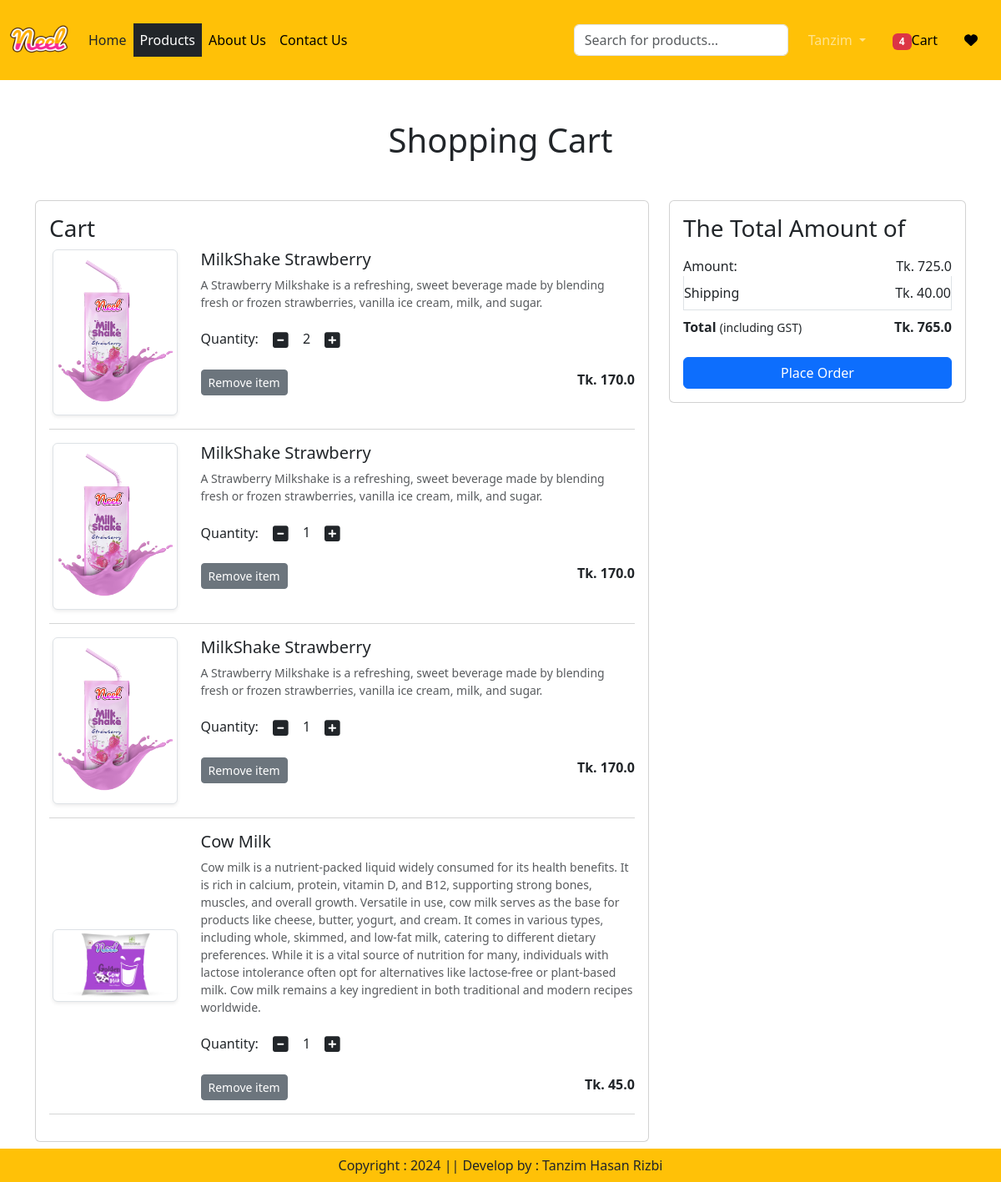
Page /cart/ (signed in) on the committed database.
### app/models.py (models this page shows, shortened)
class Cart(models.Model):
    user = models.ForeignKey(User,on_delete=models.CASCADE)
    product = models.ForeignKey(Product,on_delete=models.CASCADE,default=1)
    quantity = models.PositiveIntegerField(default=1)

class Product(models.Model):
    title = models.CharField(max_length=100)
    selling_price = models.FloatField()
    discounted_price = models.FloatField()
    description = models.TextField()
    composition = models.TextField(default='')
    prodapp = models.TextField(default='')
    category = models.CharField(choices=CATEGORY_CHOICES,max_length=2)
    product_image = models.ImageField(upload_to='product')

### app/views.py (the view)
# urls.py: path('cart/',views.show_cart, name='showcart'),
def show_cart(request):
    user = request.user
    cart = Cart.objects.filter(user=user)
    amount = 0
    for p in cart:
        value = p.quantity * p.product.discounted_price
        amount = amount + value
    totalamount = amount + 40.00
    totalitem = 0
    if request.user.is_authenticated:
        totalitem = len(Cart.objects.filter(user=request.user))
    return render(request,'addtocart.html',locals())

### template/addtocart.html (shortened to what this page needs)
{% extends 'index.html' %}
{% load static %}
{% block main-content %}
<div class="container my-5">
    <div class="row">
        {% if cart %}
        <h1 class="text-center mb-5">Shopping Cart</h1>
        <div class="col-sm-8">
            <div class="card">
                <div class="card-body">
                    <h3>Cart</h3>
                    {% for item in cart %}
                    <div class="row">
                        <div class="col-sm-3 text-center align-self-center">
                            <img src="{{ item.product.product_image.url }}" alt="" class="img-fluid img-thumbnail shadow-sm" height="150" width="150"/>
                        </div>
                        <div class="col-sm-9">
                            <div>
                                <h5>{{ item.product.title }}</h5>
                                <p class="mb-2 text-muted small">{{ item.product.description }}</p>
                                <div class="my-3">
                                    <label for="quantity">Quantity:</label>
                                    <a class="minus-cart btn" pid="{{ item.product.id }}">
                                        <i class="fas fa-minus-square fa-lg"></i>
                                    </a>
                                    <span id="quantity-{{ item.product.id }}">{{ item.quantity }}</span>
                                    <a class="plus-cart btn" pid="{{ item.product.id }}">
                                        <i class="fas fa-plus-square fa-lg"></i>
                                    </a>
                                </div>
                                <div class="d-flex justify-content-between">
                                    <a href="#" class="remove-cart btn btn-sm btn-secondary mr-3" pid="{{ item.product.id }}">Remove item</a>
                                    <p class="mb-0"><span><strong>Tk. {{ item.product.discounted_price }}</strong></span></p>
                                </div>
                            </div>
                        </div>
                    </div>
                    <hr class="text-muted">
                    {% endfor %}
                </div>
            </div>
        </div>
        <div class="col-sm-4">
            <div class="card">
                <div class="card-body">
                    <h3>The Total Amount of</h3>
                    <ul class="list-group">
                        <li class="list-group-item d-flex justify-content-between align-items-center border-0 px-0 pb-0">
                            Amount: <span id="amount">Tk. {{ amount }}</span>
                        </li>
                        <li class="list-group-item d-flex justify-content-between align-items-center px-0">
                            Shipping<span>Tk. 40.00</span>
                        </li>
                        <li class="list-group-item d-flex justify-content-between align-items-center border-0 px-0 mb-3">
                            <div>
                                <strong>Total</strong>
                                <small>(including GST)</small>
                            </div>
                            <span id="totalamount"><strong>Tk. {{ totalamount }}</strong></span>
                        </li>
                    </ul>
                    <div class="d-grid">
                        <a href="{% url 'checkout' %}" class="btn btn-primary">Place Order</a>
                    </div>
                </div>
            </div>
        </div>
        {% else %}
        <h1 class="text-center mb-5">Cart is Empty</h1>
        {% endif %}
    </div>
</div>
{% endblock main-content %}

### template/index.html (shortened to what this page needs)
<!DOCTYPE html>
{% load static %}
<html lang="en">
<head>
    <link href="https://cdn.jsdelivr.net/npm/bootstrap@5.3.3/dist/css/bootstrap.min.css" rel="stylesheet">
    <link rel="stylesheet" href="{% static 'css/owl.carousel.min.css' %}" >
    <link rel="stylesheet" href="{% static 'css/all.min.css' %}" >
    <link rel="stylesheet" href="{% static 'css/style.css' %}" >
</head>
<body>
    <nav class="navbar navbar-expand-lg navbar-dark bg-warning">
        <div class="container-fluid">
          <a class="navbar-brand" href="/">
            <img src="{% static 'images/Neel.png' %}" width="70" height="70" />
        </a>
          <div class="collapse navbar-collapse" id="navbarSupportedContent">
            <ul class="navbar-nav me-auto mb-2 mb-lg-0">
       {% if request.user.is_authenticated %}
              <li class="nav-item">
                <a class="nav-link text-dark " aria-current="page" href="/">Home</a>
              </li>
              <li class="nav-item dropdown">
                <a class="nav-link text-bg-dark " href="#" role="button" data-bs-toggle="dropdown" aria-expanded="false">
                  Products
                </a>
              </li>
              <li class="nav-item">
                <a class="nav-link text-black" href="{% url 'about' %}">About Us</a>
              </li>
              <li class="nav-item">
                <a class="nav-link text-black" href="{% url 'contact' %}">Contact Us</a>
              </li>
            </ul>
            <form class="d-flex" method="get" action="{% url 'search' %}">
              <input class="form-control me-2" type="text" name="search" placeholder="Search for products..." aria-label="Search">
          </form>
          </div>
          <ul class="navbar-nav me-auto mb-2 mb-lg-0">
            <li class="nav-item dropdown mx-2">
            <a class="nav-link dropdown-toggle" href="#" id="profileDropdown" role="button" data-bs-toggle="dropdown" aria-expanded="false">
                Tanzim
              </a>
            </li>
            <li class="nav-item dropdown mx-2">
                   <a href="{% url 'showcart' %}" class="nav-link text-black"><span class="badge bg-danger">{% if totalitem > 0 %} {{totalitem}} {% endif %}</span>Cart</a>
            </li>
            <li class="nav-item dropdown mx-2">
                <a href="{% url 'wishlist' %}" class="nav-link text-black"><i class="fa fa-heart"></i></a>
           </li>
{% endif %}
          </ul>
        </div>
      </nav>
      {% block main-content %}{% endblock main-content %}
      <footer  class="container-fluid fixed-bottom bg-warning text-center p-2 mt-5">
        Copyright : 2024 || Develop by : Tanzim Hasan Rizbi
      </footer>
</body>
</html>

### rows in the picture
Cart: product.product_image (picture), product "MilkShake Strawberry", product.description "A Strawberry Milkshake is a refreshing, sweet beverage made by blending fresh or frozen strawberries, vanilla ice cream, milk, and sugar.", quantity "2", product.discounted_price "170.0"
Cart: product.product_image (picture), product "MilkShake Strawberry", product.description "A Strawberry Milkshake is a refreshing, sweet beverage made by blending fresh or frozen strawberries, vanilla ice cream, milk, and sugar.", quantity "1", product.discounted_price "170.0"
Cart: product.product_image (picture), product "MilkShake Strawberry", product.description "A Strawberry Milkshake is a refreshing, sweet beverage made by blending fresh or frozen strawberries, vanilla ice cream, milk, and sugar.", quantity "1", product.discounted_price "170.0"
Cart: product.product_image (picture), product "Cow Milk", product.description "Cow milk is a nutrient-packed liquid widely consumed for its health benefits. It is rich in calcium, protein, vitamin D, and B12, supporting strong bones, muscles, and overall growth. Versatile in use, cow milk serves as the base for products like cheese, butter, yogurt, and cream. It comes in various types, including whole, skimmed, and low-fat milk, catering to different dietary preferences. While it is a vital source of nutrition for many, individuals with lactose intolerance often opt for alternatives like lactose-free or plant-based milk. Cow milk remains a key ingredient in both traditional and modern recipes worldwide.", quantity "1", product.discounted_price "45.0"

### other values in the picture
{{ totalitem }} "4"
{{ amount }} "725.0"
{{ totalamount }} "765.0"
